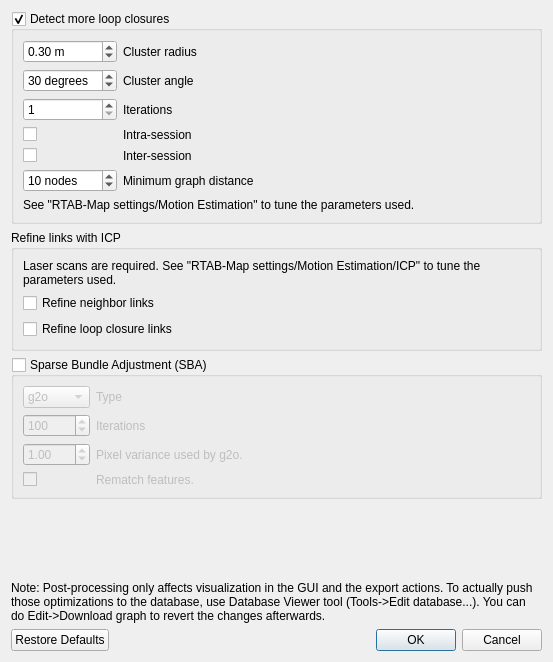
<?xml version="1.0" encoding="UTF-8"?>
<ui version="4.0">
 <class>PostProcessingDialog</class>
 <widget class="QDialog" name="PostProcessingDialog">
  <property name="geometry">
   <rect>
    <x>0</x>
    <y>0</y>
    <width>553</width>
    <height>662</height>
   </rect>
  </property>
  <property name="windowTitle">
   <string>Post-Processing</string>
  </property>
  <property name="windowIcon">
   <iconset resource="../GuiLib.qrc">
    <normaloff>:/images/RTAB-Map.ico</normaloff>:/images/RTAB-Map.ico</iconset>
  </property>
  <layout class="QVBoxLayout" name="verticalLayout_3">
   <item>
    <widget class="QGroupBox" name="detectMoreLoopClosures">
     <property name="title">
      <string>Detect more loop closures</string>
     </property>
     <property name="checkable">
      <bool>true</bool>
     </property>
     <layout class="QVBoxLayout" name="verticalLayout">
      <item>
       <layout class="QGridLayout" name="gridLayout" columnstretch="0,1">
        <item row="1" column="0">
         <widget class="QDoubleSpinBox" name="clusterAngle">
          <property name="suffix">
           <string> degrees</string>
          </property>
          <property name="decimals">
           <number>0</number>
          </property>
          <property name="minimum">
           <double>0.000000000000000</double>
          </property>
          <property name="maximum">
           <double>180.000000000000000</double>
          </property>
          <property name="value">
           <double>30.000000000000000</double>
          </property>
         </widget>
        </item>
        <item row="0" column="0">
         <widget class="QDoubleSpinBox" name="clusterRadius">
          <property name="suffix">
           <string> m</string>
          </property>
          <property name="minimum">
           <double>0.010000000000000</double>
          </property>
          <property name="maximum">
           <double>99.000000000000000</double>
          </property>
          <property name="singleStep">
           <double>0.010000000000000</double>
          </property>
          <property name="value">
           <double>0.300000000000000</double>
          </property>
         </widget>
        </item>
        <item row="4" column="1">
         <widget class="QLabel" name="label_9">
          <property name="text">
           <string>Inter-session</string>
          </property>
          <property name="wordWrap">
           <bool>true</bool>
          </property>
         </widget>
        </item>
        <item row="1" column="1">
         <widget class="QLabel" name="clusterAngle_label">
          <property name="text">
           <string>Cluster angle</string>
          </property>
          <property name="wordWrap">
           <bool>true</bool>
          </property>
         </widget>
        </item>
        <item row="0" column="1">
         <widget class="QLabel" name="label_3">
          <property name="text">
           <string>Cluster radius</string>
          </property>
          <property name="wordWrap">
           <bool>true</bool>
          </property>
         </widget>
        </item>
        <item row="2" column="0">
         <widget class="QSpinBox" name="iterations">
          <property name="minimum">
           <number>1</number>
          </property>
          <property name="maximum">
           <number>100</number>
          </property>
          <property name="value">
           <number>1</number>
          </property>
         </widget>
        </item>
        <item row="3" column="1">
         <widget class="QLabel" name="label_7">
          <property name="text">
           <string>Intra-session</string>
          </property>
          <property name="wordWrap">
           <bool>true</bool>
          </property>
         </widget>
        </item>
        <item row="3" column="0">
         <widget class="QCheckBox" name="intraSession">
          <property name="text">
           <string/>
          </property>
         </widget>
        </item>
        <item row="2" column="1">
         <widget class="QLabel" name="label_6">
          <property name="text">
           <string>Iterations</string>
          </property>
          <property name="wordWrap">
           <bool>true</bool>
          </property>
         </widget>
        </item>
        <item row="4" column="0">
         <widget class="QCheckBox" name="interSession">
          <property name="text">
           <string/>
          </property>
         </widget>
        </item>
        <item row="5" column="1">
         <widget class="QLabel" name="label_11">
          <property name="text">
           <string>Minimum graph distance</string>
          </property>
          <property name="wordWrap">
           <bool>true</bool>
          </property>
         </widget>
        </item>
        <item row="5" column="0">
         <widget class="QSpinBox" name="minGraphDistance">
          <property name="suffix">
           <string> nodes</string>
          </property>
          <property name="minimum">
           <number>1</number>
          </property>
          <property name="maximum">
           <number>9999</number>
          </property>
          <property name="value">
           <number>10</number>
          </property>
         </widget>
        </item>
       </layout>
      </item>
      <item>
       <widget class="QLabel" name="label">
        <property name="text">
         <string>See &quot;RTAB-Map settings/Motion Estimation&quot; to tune the parameters used.</string>
        </property>
        <property name="wordWrap">
         <bool>true</bool>
        </property>
       </widget>
      </item>
     </layout>
    </widget>
   </item>
   <item>
    <widget class="QGroupBox" name="groupBox_3">
     <property name="title">
      <string>Refine links with ICP</string>
     </property>
     <property name="checkable">
      <bool>false</bool>
     </property>
     <layout class="QVBoxLayout" name="verticalLayout_2">
      <item>
       <widget class="QLabel" name="label_2">
        <property name="text">
         <string>Laser scans are required. See &quot;RTAB-Map settings/Motion Estimation/ICP&quot; to tune the parameters used.</string>
        </property>
        <property name="wordWrap">
         <bool>true</bool>
        </property>
       </widget>
      </item>
      <item>
       <widget class="QCheckBox" name="refineNeighborLinks">
        <property name="text">
         <string>Refine neighbor links</string>
        </property>
        <property name="checked">
         <bool>false</bool>
        </property>
       </widget>
      </item>
      <item>
       <widget class="QCheckBox" name="refineLoopClosureLinks">
        <property name="text">
         <string>Refine loop closure links</string>
        </property>
        <property name="checked">
         <bool>false</bool>
        </property>
       </widget>
      </item>
     </layout>
    </widget>
   </item>
   <item>
    <widget class="QGroupBox" name="sba">
     <property name="title">
      <string>Sparse Bundle Adjustment (SBA)</string>
     </property>
     <property name="checkable">
      <bool>true</bool>
     </property>
     <property name="checked">
      <bool>false</bool>
     </property>
     <layout class="QVBoxLayout" name="verticalLayout_4">
      <item>
       <layout class="QGridLayout" name="gridLayout_2" columnstretch="0,1">
        <item row="1" column="0">
         <widget class="QSpinBox" name="sba_iterations">
          <property name="minimum">
           <number>1</number>
          </property>
          <property name="maximum">
           <number>999999</number>
          </property>
          <property name="value">
           <number>100</number>
          </property>
         </widget>
        </item>
        <item row="1" column="1">
         <widget class="QLabel" name="label_8">
          <property name="text">
           <string>Iterations</string>
          </property>
          <property name="wordWrap">
           <bool>true</bool>
          </property>
         </widget>
        </item>
        <item row="2" column="1">
         <widget class="QLabel" name="label_variance">
          <property name="text">
           <string>Pixel variance used by g2o.</string>
          </property>
          <property name="wordWrap">
           <bool>true</bool>
          </property>
         </widget>
        </item>
        <item row="2" column="0">
         <widget class="QDoubleSpinBox" name="sba_variance">
          <property name="suffix">
           <string/>
          </property>
          <property name="decimals">
           <number>2</number>
          </property>
          <property name="minimum">
           <double>0.010000000000000</double>
          </property>
          <property name="maximum">
           <double>999.000000000000000</double>
          </property>
          <property name="singleStep">
           <double>0.010000000000000</double>
          </property>
          <property name="value">
           <double>1.000000000000000</double>
          </property>
         </widget>
        </item>
        <item row="0" column="1">
         <widget class="QLabel" name="label_10">
          <property name="text">
           <string>Type</string>
          </property>
          <property name="wordWrap">
           <bool>true</bool>
          </property>
         </widget>
        </item>
        <item row="0" column="0">
         <widget class="QComboBox" name="comboBox_sbaType">
          <item>
           <property name="text">
            <string>g2o</string>
           </property>
          </item>
          <item>
           <property name="text">
            <string>cvsba</string>
           </property>
          </item>
          <item>
           <property name="text">
            <string>Ceres</string>
           </property>
          </item>
         </widget>
        </item>
        <item row="3" column="1">
         <widget class="QLabel" name="label_variance_2">
          <property name="text">
           <string>Rematch features.</string>
          </property>
          <property name="wordWrap">
           <bool>true</bool>
          </property>
         </widget>
        </item>
        <item row="3" column="0">
         <widget class="QCheckBox" name="sba_rematchFeatures">
          <property name="text">
           <string/>
          </property>
         </widget>
        </item>
       </layout>
      </item>
     </layout>
    </widget>
   </item>
   <item>
    <spacer name="verticalSpacer">
     <property name="orientation">
      <enum>Qt::Vertical</enum>
     </property>
     <property name="sizeHint" stdset="0">
      <size>
       <width>20</width>
       <height>40</height>
      </size>
     </property>
    </spacer>
   </item>
   <item>
    <widget class="QLabel" name="label_4">
     <property name="text">
      <string>Note: Post-processing only affects visualization in the GUI and the export actions. To actually push those optimizations to the database, use Database Viewer tool (Tools-&gt;Edit database...). You can do Edit-&gt;Download graph to revert the changes afterwards.</string>
     </property>
     <property name="wordWrap">
      <bool>true</bool>
     </property>
    </widget>
   </item>
   <item>
    <widget class="QDialogButtonBox" name="buttonBox">
     <property name="orientation">
      <enum>Qt::Horizontal</enum>
     </property>
     <property name="standardButtons">
      <set>QDialogButtonBox::Cancel|QDialogButtonBox::Ok|QDialogButtonBox::RestoreDefaults</set>
     </property>
    </widget>
   </item>
  </layout>
 </widget>
 <resources>
  <include location="../GuiLib.qrc"/>
 </resources>
 <connections/>
</ui>
